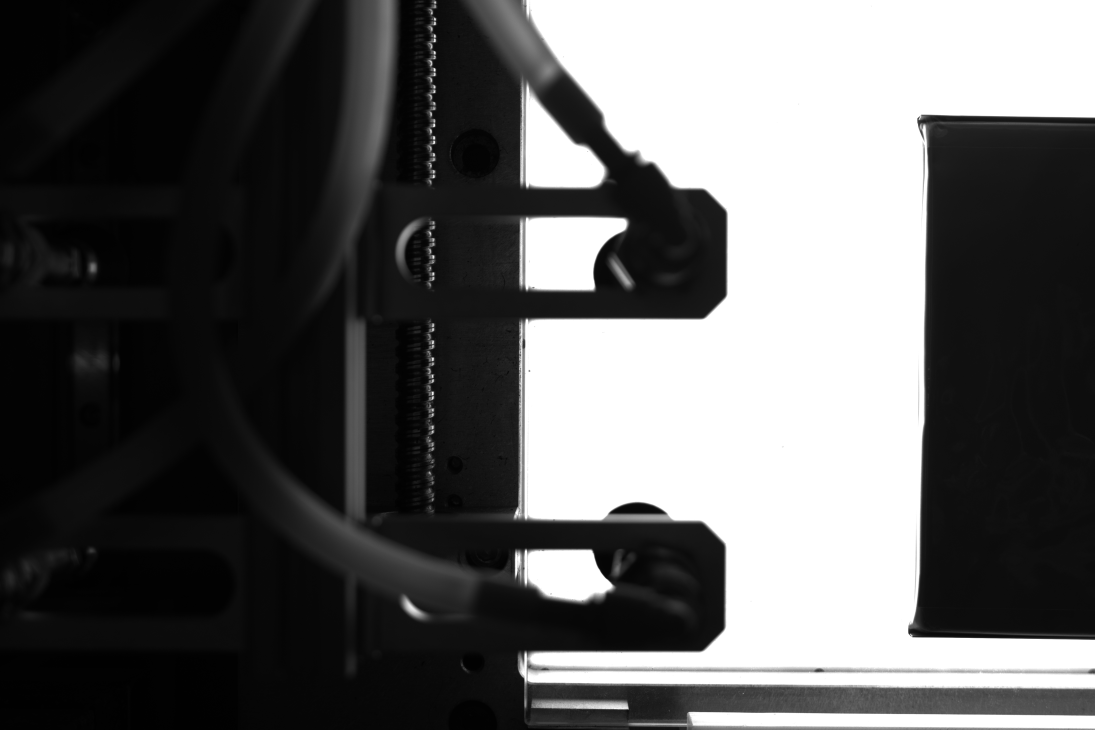
#> input picture 07_opencv/img/img1.jpg, 5472 x 3648 px, found by its file name (shown at 1/5 size)
$ python 01_laplacian.py   (older library calls are emulated)
#> lines starting #> are read from the running program, lines starting #| are printed output that depends on the picture; long printed decimals are rounded
import cv2
import numpy as np

cv2.namedWindow('test', cv2.WINDOW_NORMAL)
img = cv2.imread('07_opencv/img/img1.jpg', cv2.IMREAD_GRAYSCALE)
#> img is the input picture: shape (3648, 5472); min 0, max 255, mean 94.7
roi_img = img[600:2000, 3000:4000]
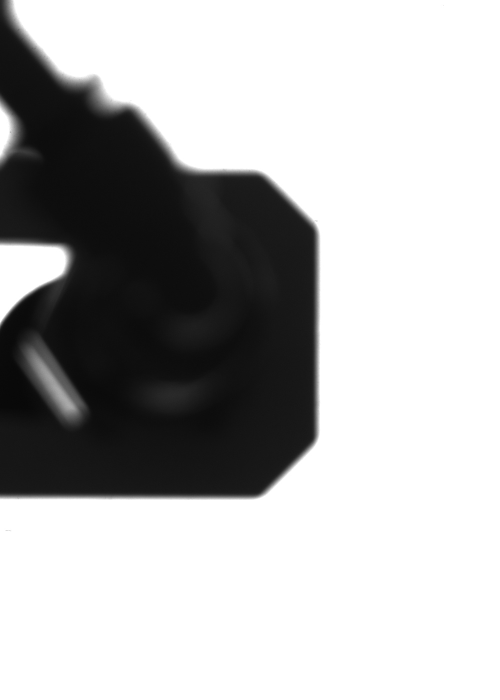
#> roi_img: shape (1400, 1000) (shown at 1/2 size); min 7, max 255, mean 181
lap_value = cv2.Laplacian(roi_img, cv2.CV_64F).var()
#> lap_value = 3.16
print(f'before gaussian blur: {lap_value}')
#| before gaussian blur: 3.158

for k in [3,7,11,15,19,23]:
    # gaussian blur
    gas_img = cv2.GaussianBlur(roi_img, (k,k), 0)
    lap_value = cv2.Laplacian(gas_img, cv2.CV_64F).var()
    print(f'after gaussian blur __ {k}: {lap_value}')
#> this loop made 6 passes
#> lap_value on passes 1 to 6: 0.886, 0.464, 0.371, 0.329, 0.307, 0.291
#| after gaussian blur __ 3: 0.886
#| after gaussian blur __ 7: 0.464
#| after gaussian blur __ 11: 0.3713
#| after gaussian blur __ 15: 0.3286
#| after gaussian blur __ 19: 0.3065
#| after gaussian blur __ 23: 0.2913

# 3000-4000, 600-2000
cv2.imshow('test', gas_img)
cv2.waitKey()
cv2.destroyAllWindows()
